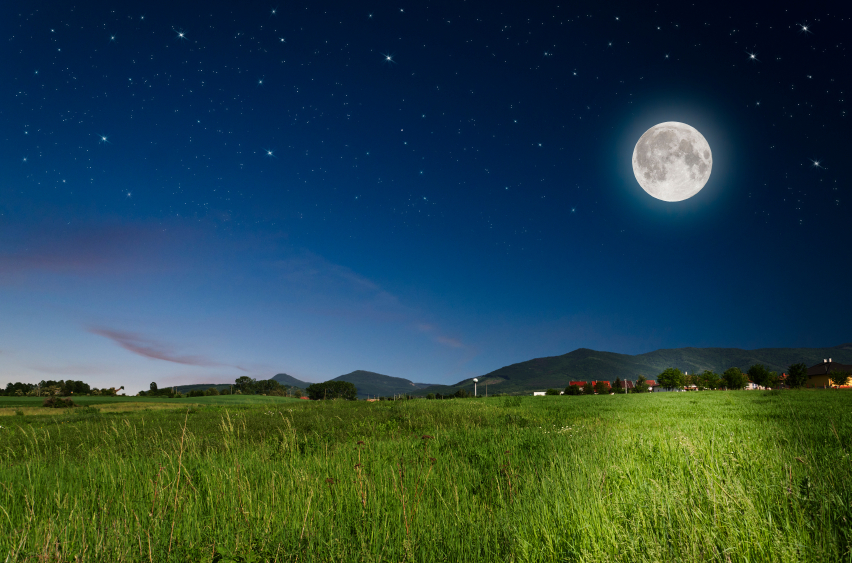
#> input picture moon.jpg, 852 x 563 px
$ python 10_Hough_Circle_Colored_Picture.py
#> lines starting #> are read from the running program, lines starting #| are printed output that depends on the picture
import cv2
import cv2.cv as cv
import numpy as np

filename = 'moon.jpg'

img = cv2.imread(filename,1);
#> img is the input picture: shape (563, 852, 3); mean B, G, R 69.6, 69.2, 40.1
img = cv2.medianBlur(img,5);
img2 = cv2.imread(filename,0);
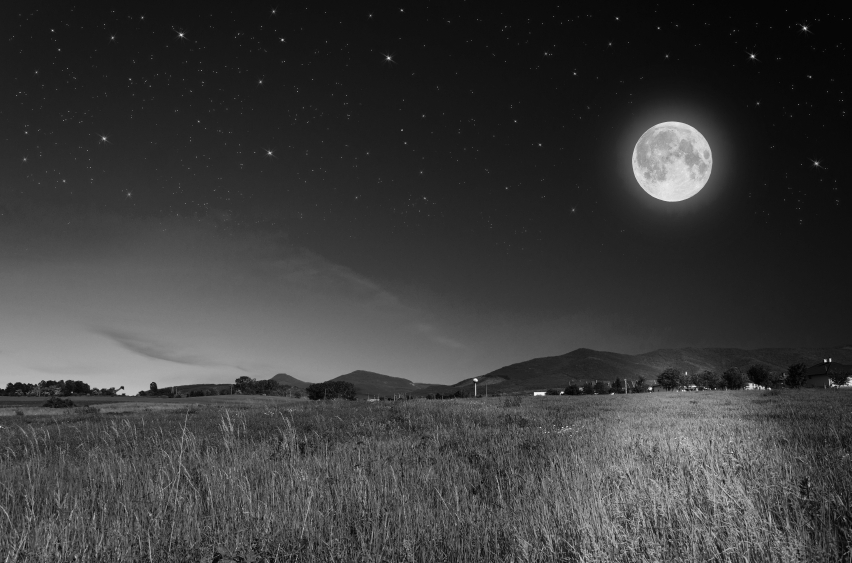
#> img2: shape (563, 852); min 2, max 247, mean 60.5
cimg = cv2.cvtColor(img2,cv2.COLOR_GRAY2BGR);

circles = cv2.HoughCircles(img2,cv.CV_HOUGH_GRADIENT,50,20,
                            param1=10,param2=50,minRadius=0,maxRadius=int(10));
#> circles = 15 rows, first 8: [775, 425, 0], [775, 525, 0], [625, 525, 0], [275, 425, 0], [325, 525, 0], [375, 475, 0], [525, 425, 0], [225, 525, 0]

"""
- cv2.HoughCircles(image, method, dp, minDist)
image: 8 bit single channel image. If working with a colored image, convert
to grayscale first.
- method: Defines the method to detect circles in images. Currently, the only
implemented method is cv2.HOUGH_GRADIENT
- minDist: Minimum distance between the center (x, y) coordinates of detected
circles. If the minDist is too small, multiple circles in the same neighborhood
as the original may be (falsely) detected. If the minDist is too large, then some
circles may not be detected at all.
- param1: Gradient value used to handle edge detection in the Yuen et al. method.
- param2: Accumulator threshold value for the cv2.HOUGH_GRADIENT method. The smaller the threshold is, the more circles will be detected (including false circles). The larger the threshold is, the more circles will potentially be returned.
minRadius: Minimum size of the radius (in pixels).
maxRadius: Maximum size of the radius (in pixels).

"""

circles = np.uint16(np.around(circles));
for i in circles[0,:]:
    #i[0] = x_center
    #i[1] = y_center
    #i[2] = circle_radius
    # draw the outer circle
    cv2.circle(img,(i[0],i[1]),i[2],(0,255,0),2) #cv2.circle(img, center, radius, color[, thickness[, lineType[, shift]]])
    # draw the center of the circle
    cv2.circle(img,(i[0],i[1]),2,(0,0,255),3)
    print ("Center: " + str(i[0]) + "," + str(i[1]) + ", Radius: " + str(i[2]));
#> this loop made 15 passes
#> i on passes 1 to 12: [775, 425, 0], [775, 525, 0], [625, 525, 0], [275, 425, 0], [325, 525, 0], [375, 475, 0], [525, 425, 0], [225, 525, 0], [675, 175, 0], [425, 325, 0], [75, 275, 0], [175, 475, 0]
#| Center: 775,425, Radius: 0
#| Center: 775,525, Radius: 0
#| Center: 625,525, Radius: 0
#| Center: 275,425, Radius: 0
#| Center: 325,525, Radius: 0
#| Center: 375,475, Radius: 0
#| Center: 525,425, Radius: 0
#| Center: 225,525, Radius: 0
#> (further printed lines are left out)
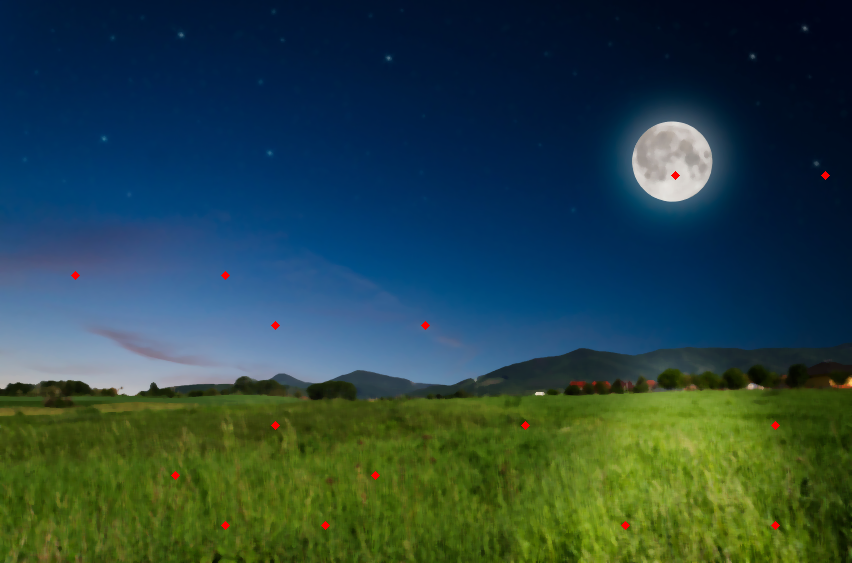
#> img: shape (563, 852, 3); mean B, G, R 68.8, 69, 39.7

cv2.imshow('detected circles',img)
cv2.waitKey(0)
